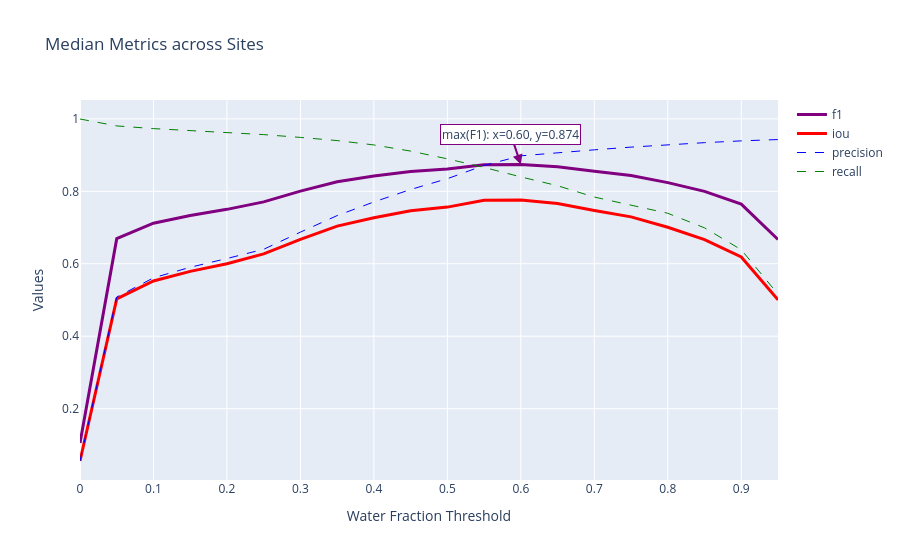

The cell this chart's notebook holds for it:
### Code cell
fig = go.Figure()

for idx, row in site_medians.iterrows():
    x = [float(c[-4:]) for c in site_medians.columns]
    name = idx[1] if isinstance(idx, tuple) else idx
    scatter = go.Scatter(x=x, y=row, mode="lines", name=name, line=styles[name]["line"])
    fig.add_trace(scatter)

# Add axis labels
fig.update_layout(xaxis_title="Water Fraction Threshold", yaxis_title="Values")


loc = ("MEDIAN", "f1") if isinstance(idx, tuple) else "f1"
# Find max F1 value and corresponding x to add annotation
y_max = site_medians.iloc[0].max()
x_y_max = site_medians.iloc[0].idxmax().split(" >= ")[-1]

fig.add_annotation(
    x=x_y_max,
    y=y_max,
    text=f"max(F1): x={x_y_max}, y={y_max:.3f}",
    showarrow=True,
    arrowhead=2,
    arrowsize=1,
    arrowwidth=2,
    arrowcolor="purple",
    bgcolor="white",
    bordercolor="purple",
    borderwidth=1,
)

fig.update_layout(title="Median Metrics across Sites")

### Figure 1 — Plotly figure (JSON) as saved in the notebook; plotly's stock layout.template omitted (floating-point values rounded to 4 significant figures)
{"data": [{"line": {"color": "purple", "dash": "solid", "width": 3}, "mode": "lines", "name": "f1", "type": "scatter", "x": [0, 0.05, 0.1, 0.15, 0.2, 0.25, 0.3, 0.35, 0.4, 0.45, 0.5, 0.55, 0.6, 0.65, 0.7, 0.75, 0.8, 0.85, 0.9, 0.95], "y": [0.1053, 0.6694, 0.7119, 0.7334, 0.7502, 0.7709, 0.8005, 0.8263, 0.842, 0.8548, 0.8613, 0.8732, 0.8738, 0.8676, 0.8551, 0.8436, 0.824, 0.7998, 0.7646, 0.667]}, {"line": {"color": "red", "dash": "solid", "width": 3}, "mode": "lines", "name": "iou", "type": "scatter", "x": [0, 0.05, 0.1, 0.15, 0.2, 0.25, 0.3, 0.35, 0.4, 0.45, 0.5, 0.55, 0.6, 0.65, 0.7, 0.75, 0.8, 0.85, 0.9, 0.95], "y": [0.0556, 0.5031, 0.5526, 0.5791, 0.6002, 0.6272, 0.6674, 0.704, 0.7271, 0.7464, 0.7564, 0.775, 0.7759, 0.7661, 0.7469, 0.7294, 0.7007, 0.6665, 0.6189, 0.5003]}, {"line": {"color": "blue", "dash": "dash", "width": 1}, "mode": "lines", "name": "precision", "type": "scatter", "x": [0, 0.05, 0.1, 0.15, 0.2, 0.25, 0.3, 0.35, 0.4, 0.45, 0.5, 0.55, 0.6, 0.65, 0.7, 0.75, 0.8, 0.85, 0.9, 0.95], "y": [0.0556, 0.5082, 0.5612, 0.5903, 0.6145, 0.64, 0.6873, 0.733, 0.7706, 0.8051, 0.8348, 0.8715, 0.8979, 0.9067, 0.9145, 0.922, 0.9286, 0.9343, 0.9392, 0.9429]}, {"line": {"color": "green", "dash": "dash", "width": 1}, "mode": "lines", "name": "recall", "type": "scatter", "x": [0, 0.05, 0.1, 0.15, 0.2, 0.25, 0.3, 0.35, 0.4, 0.45, 0.5, 0.55, 0.6, 0.65, 0.7, 0.75, 0.8, 0.85, 0.9, 0.95], "y": [0.9996, 0.9805, 0.9731, 0.9682, 0.9628, 0.9565, 0.9488, 0.94, 0.928, 0.911, 0.8896, 0.8659, 0.8398, 0.8154, 0.7841, 0.7611, 0.7394, 0.6992, 0.6387, 0.516]}], "layout": {"annotations": [{"arrowcolor": "purple", "arrowhead": 2, "arrowsize": 1, "arrowwidth": 2, "bgcolor": "white", "bordercolor": "purple", "borderwidth": 1, "showarrow": true, "text": "max(F1): x=0.60, y=0.874", "x": "0.60", "y": 0.8738}], "title": {"text": "Median Metrics across Sites"}, "xaxis": {"title": {"text": "Water Fraction Threshold"}}, "yaxis": {"title": {"text": "Values"}}}}
